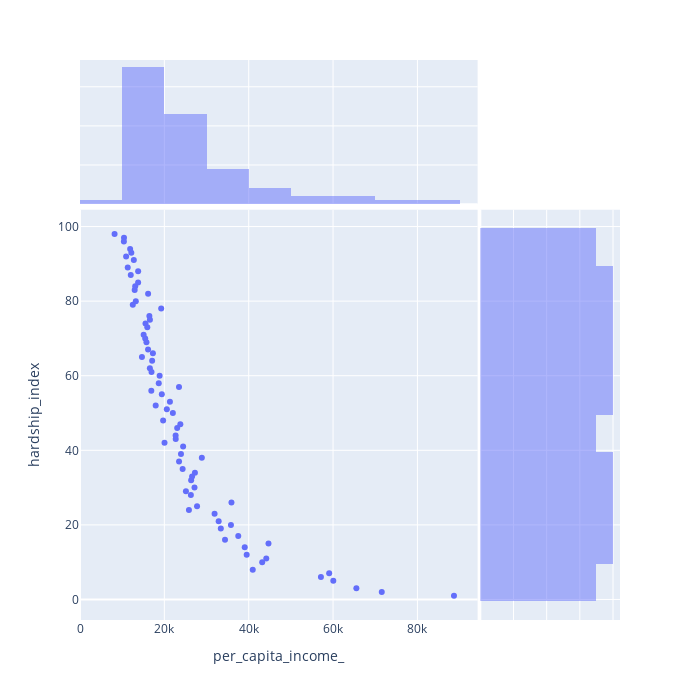

The code cell stored with this chart in its notebook:
### Markdown cell above
### Problem 6

##### Create a scatter plot using the variables `per_capita_income_` and `hardship_index`. Explain the correlation between the two variables.

### Code cell
import plotly.express as px

scatter_data = %sql SELECT community_area_name, per_capita_income_, hardship_index FROM chicago_socioeconomic_data;

fig = px.scatter(scatter_data.DataFrame(), x="per_capita_income_", y="hardship_index", marginal_x="histogram", marginal_y="histogram",
                hover_data = {"community_area_name": True})

fig.update_layout(
    autosize=False,
    width=700,
    height=700
)

fig.show()

### Figure 1 — Plotly figure (JSON) as saved in the notebook; plotly's stock layout.template omitted (floating-point values rounded to 4 significant figures)
{"data": [{"customdata": [["Rogers Park"], ["West Ridge"], ["Uptown"], ["Lincoln Square"], ["North Center"], ["Lake View"], ["Lincoln Park"], ["Near North Side"], ["Edison Park"], ["Norwood Park"], ["Jefferson Park"], ["Forest Glen"], ["North Park"], ["Albany Park"], ["Portage Park"], ["Irving Park"], ["Dunning"], ["Montclaire"], ["Belmont Cragin"], ["Hermosa"], ["Avondale"], ["Logan Square"], ["Humboldt park"], ["West Town"], ["Austin"], ["West Garfield Park"], ["East Garfield Park"], ["Near West Side"], ["North Lawndale"], ["South Lawndale"], ["Lower West Side"], ["Loop"], ["Near South Side"], ["Armour Square"], ["Douglas"], ["Oakland"], ["Fuller Park"], ["Grand Boulevard"], ["Kenwood"], ["Washington Park"], ["Hyde Park"], ["Woodlawn"], ["South Shore"], ["Chatham"], ["Avalon Park"], ["South Chicago"], ["Burnside"], ["Calumet Heights"], ["Roseland"], ["Pullman"], ["South Deering"], ["East Side"], ["West Pullman"], ["Riverdale"], ["Hegewisch"], ["Garfield Ridge"], ["Archer Heights"], ["Brighton Park"], ["McKinley Park"], ["Bridgeport"], ["New City"], ["West Elsdon"], ["Gage Park"], ["Clearing"], ["West Lawn"], ["Chicago Lawn"], ["West Englewood"], ["Englewood"], ["Greater Grand Crossing"], ["Ashburn"], ["Auburn Gresham"], ["Beverly"], ["Washington Height"], ["Mount Greenwood"], ["Morgan Park"], ["O'Hare"], ["Edgewater"], ["CHICAGO"]], "hovertemplate": "per_capita_income_=%{x}<br>hardship_index=%{y}<br>community_area_name=%{customdata[0]}<extra></extra>", "legendgroup": "", "marker": {"color": "#636efa", "symbol": "circle"}, "mode": "markers", "name": "", "orientation": "v", "showlegend": false, "type": "scatter", "x": [23939, 23040, 35787, 37524, 57123, 60058, 71551, 88669, 40959, 32875, 27751, 44164, 26576, 21323, 24336, 27249, 26282, 22014, 15461, 15089, 20039, 31908, 13781, 43198, 15957, 10934, 12961, 44689, 12034, 10402, 16444, 65526, 59077, 16148, 23791, 19252, 10432, 23472, 35911, 13785, 39056, 18672, 19398, 18881, 24454, 16579, 12515, 28887, 17949, 20588, 14685, 17104, 16563, 8201, 22677, 26353, 16134, 13089, 16954, 22694, 12765, 15754, 12171, 25113, 16907, 13231, 11317, 11888, 17285, 23482, 15528, 39523, 19713, 34381, 27149, 25828, 33385, 28202], "xaxis": "x", "y": [39, 46, 20, 17, 6, 5, 2, 1, 8, 21, 25, 11, 33, 53, 35, 34, 28, 50, 70, 71, 42, 23, 85, 10, 73, 92, 83, 15, 87, 96, 76, 3, 7, 82, 47, 78, 97, 57, 26, 88, 14, 58, 55, 60, 41, 75, 79, 38, 52, 51, 65, 64, 62, 98, 44, 32, 67, 84, 61, 43, 91, 69, 93, 29, 56, 80, 89, 94, 66, 37, 74, 12, 48, 16, 30, 24, 19, null], "yaxis": "y"}, {"alignmentgroup": "True", "bingroup": "x", "hovertemplate": "per_capita_income_=%{x}<br>count=%{y}<extra></extra>", "legendgroup": "", "marker": {"color": "#636efa"}, "name": "", "offsetgroup": "", "opacity": 0.5, "showlegend": false, "type": "histogram", "x": [23939, 23040, 35787, 37524, 57123, 60058, 71551, 88669, 40959, 32875, 27751, 44164, 26576, 21323, 24336, 27249, 26282, 22014, 15461, 15089, 20039, 31908, 13781, 43198, 15957, 10934, 12961, 44689, 12034, 10402, 16444, 65526, 59077, 16148, 23791, 19252, 10432, 23472, 35911, 13785, 39056, 18672, 19398, 18881, 24454, 16579, 12515, 28887, 17949, 20588, 14685, 17104, 16563, 8201, 22677, 26353, 16134, 13089, 16954, 22694, 12765, 15754, 12171, 25113, 16907, 13231, 11317, 11888, 17285, 23482, 15528, 39523, 19713, 34381, 27149, 25828, 33385, 28202], "xaxis": "x3", "yaxis": "y3"}, {"alignmentgroup": "True", "bingroup": "y", "hovertemplate": "hardship_index=%{y}<br>count=%{x}<extra></extra>", "legendgroup": "", "marker": {"color": "#636efa"}, "name": "", "offsetgroup": "", "opacity": 0.5, "showlegend": false, "type": "histogram", "xaxis": "x2", "y": [39, 46, 20, 17, 6, 5, 2, 1, 8, 21, 25, 11, 33, 53, 35, 34, 28, 50, 70, 71, 42, 23, 85, 10, 73, 92, 83, 15, 87, 96, 76, 3, 7, 82, 47, 78, 97, 57, 26, 88, 14, 58, 55, 60, 41, 75, 79, 38, 52, 51, 65, 64, 62, 98, 44, 32, 67, 84, 61, 43, 91, 69, 93, 29, 56, 80, 89, 94, 66, 37, 74, 12, 48, 16, 30, 24, 19, null], "yaxis": "y2"}], "layout": {"autosize": false, "barmode": "overlay", "height": 700, "legend": {"tracegroupgap": 0}, "margin": {"t": 60}, "width": 700, "xaxis": {"anchor": "y", "domain": [0, 0.7363], "title": {"text": "per_capita_income_"}}, "xaxis2": {"anchor": "y2", "domain": [0.7413, 1], "matches": "x2", "showgrid": true, "showline": false, "showticklabels": false, "ticks": ""}, "xaxis3": {"anchor": "y3", "domain": [0, 0.7363], "matches": "x", "showgrid": true, "showticklabels": false}, "xaxis4": {"anchor": "y4", "domain": [0.7413, 1], "matches": "x2", "showgrid": true, "showline": false, "showticklabels": false, "ticks": ""}, "yaxis": {"anchor": "x", "domain": [0, 0.7326], "title": {"text": "hardship_index"}}, "yaxis2": {"anchor": "x2", "domain": [0, 0.7326], "matches": "y", "showgrid": true, "showticklabels": false}, "yaxis3": {"anchor": "x3", "domain": [0.7426, 1], "matches": "y3", "showgrid": true, "showline": false, "showticklabels": false, "ticks": ""}, "yaxis4": {"anchor": "x4", "domain": [0.7426, 1], "matches": "y3", "showgrid": true, "showline": false, "showticklabels": false, "ticks": ""}}}
